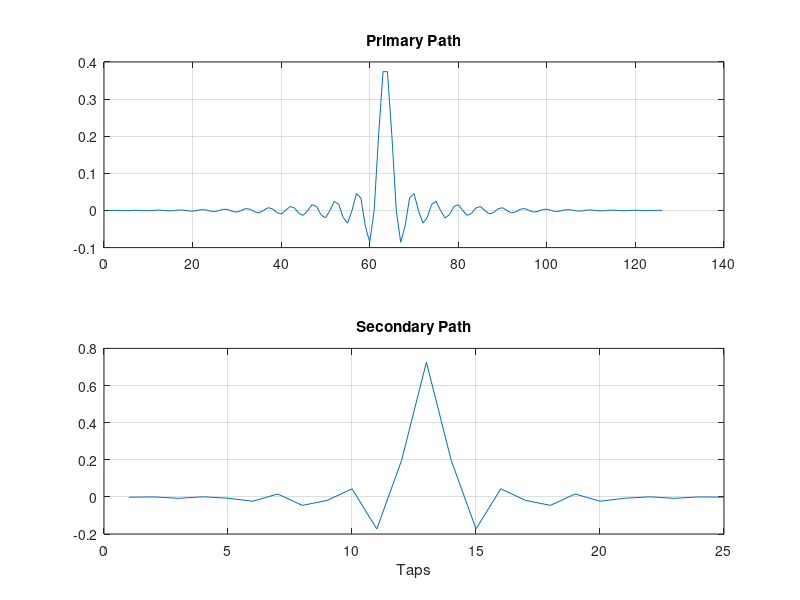
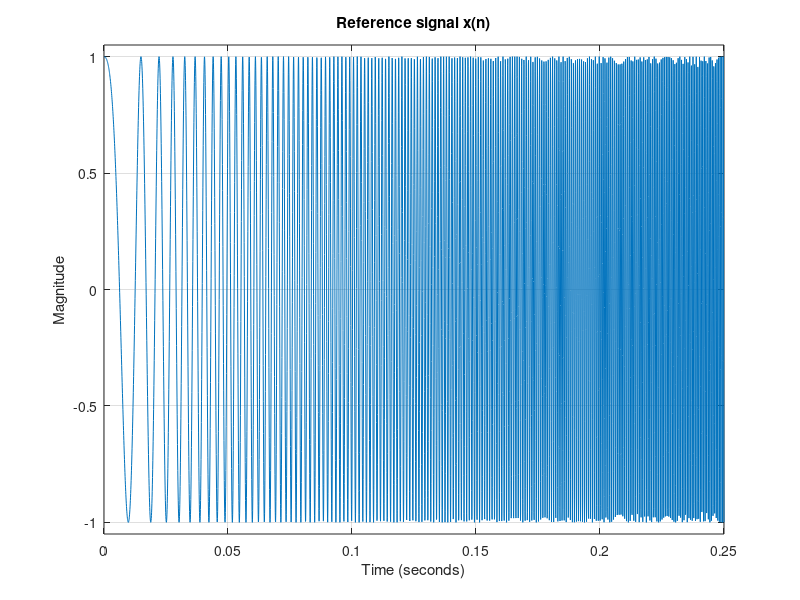

Write MATLAB code to recreate these figures, in order. (Note: this script raises an error after producing the figures.)
%   _  __     _                               _____ _ _ _
%  | |/ /__ _| |_ __ ___   __ _ _ __         |  ___(_) | |_  ___  _ __
%  | ' // _` | | '_ ` _ \ / _` | '_ \ _____  | |_  | | | __|/ _ \| '__|
%  | . \ (_| | | | | | | | (_| | | | |_____| |  _| | | | |_|  __/| |
%  |_|\_\__,_|_|_| |_| |_|\__,_|_| |_|       |_|   |_|_|\__|\___||_|

%% Title: Kalman filter apparoch for active noise control system to attenuate the dynamic noise.
% Author: DONGYAN SHI(DSHI003@ntu.edu.sg)
% Date  : 2019-9-1
%% Introduction
% This code implements the Kalman filter method for a single-channel active noise control (ANC) application.
% Furthermore, the FxLMS algorithm is conducted as a comparative analysis. The Kalman filter technique employs 
% the modified feed-forward active noise control (ANC) structure, whereas the FxLMS algorithm uses 
% the conventional feed-forward ANC structure.

%% Clear Memory
close all ;
clear     ;
clc       ;

%% Load the coefficient of filter 
load('PriPath_3200.mat');
load('SecPath_200_6000.mat') ;
figure ;
subplot(2,1,1)
plot(PriPath);
title('Primary Path');
grid on      ;
subplot(2,1,2);
plot(SecPath);
title('Secondary Path');
xlabel('Taps');
grid on      ;

%% System configuration 
fs = 16000    ; % sampling rate 16 kHz.
T  = 0.25      ; % Simulation duration (seconds).
t  = 0:1/fs:T ;% Time variable.
N  = length(t);
fw = 500     ;
fe = 300     ;
y = chirp(t,20,T,1600);
figure   ;
plot(t,y);
title('Reference signal x(n)');
xlabel('Time (seconds)') ;
ylabel('Magnitude')      ;
axis([-inf inf -1.05 1.05]);
grid on ;

%% Reference signal
%X  = 0.4*sin(2*pi*fw*t)+0.3*sin(2*pi*fe*t);
X = y;
%plot(X(end-100:end))
D  = filter(PriPath,1,X);
Rf = filter(SecPath,1,X);
q  = 0.00001;
Noise = randn(N,1)*sqrt(q);
D  = D +Noise';
%plot(D(end-100:end))

%% Construct FxLMS controller
L   = 80    ;
muW = 0.001;
noiseController = dsp.FilteredXLMSFilter('Length',L,'StepSize',muW, ...
    'SecondaryPathCoefficients',SecPath);
[y,e] = noiseController(X,D);
figure;
plot(t,e) ;
title('FxLMS algorithm')   ;
ylabel('Error signal e(n)');
xlabel('Time (seconds)')   ;
grid on ;

%% KF filter 
% q  = 0.00005;
P  = eye(L);
W  = zeros(L,1);
Xd = zeros(L,1);
ek = zeros(N,1);
w5 = zeros(N,1);
w60 = zeros(N,1);

for ii =1:N
    Xd     =[Rf(ii);Xd(1:end-1)];
    yt     = Xd'*W ;
    ek(ii) = D(ii)-yt ;
    K      = P*Xd/(Xd'*P*Xd + q);
    W      = W +K*ek(ii)        ;
    P      =(eye(L)-K*Xd')*P    ;
    %---------------------------
    w5(ii)  = W(5);
    w60(ii) = W(60);
    %---------------------------
end
figure;
plot(t,ek);
title('Kalman algorithm')   ;
ylabel('Error signal e(n)');
xlabel('Time (seconds)')
grid on ;
figure 
plot(t,w5,t,w60);
title('Control Filter Weights');
xlabel('Time (seconds)');
legend('w_5','w_{60}');
grid on ;
figure;
plot(t,e,t,ek);
title('FxLMS vs Kalman')   ;
ylabel('Error signal e(n)');
xlabel('Time (seconds)')   ;
legend('FxLMS algorithm','KF algorithm');
grid on ;
